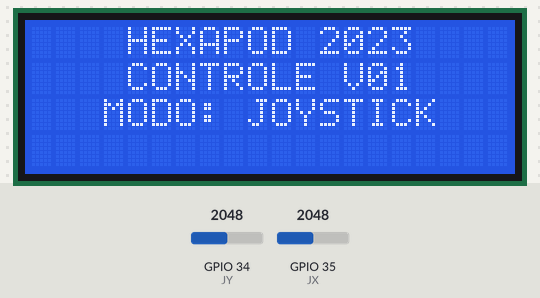
Bench run of a sketch on a simulated ESP32. On the bench: 20×4 character LCD. Inputs (shaded band) come from the test bench; at power-on: GPIO 34 (JY) = 2048, GPIO 35 (JX) = 2048. What the sketch prints to the serial monitor is not drawn.

Above: at 1.2 s.
1.3 s: GPIO 34 (JY) set to 2866
4.3 s: GPIO 35 (JX) set to 2670
7.3 s: GPIO 35 (JX) set to 2771
10.3 s: GPIO 34 (JY) set to 2773
11.8 s: GPIO 34 (JY) set to 2678
At 12.8 s:
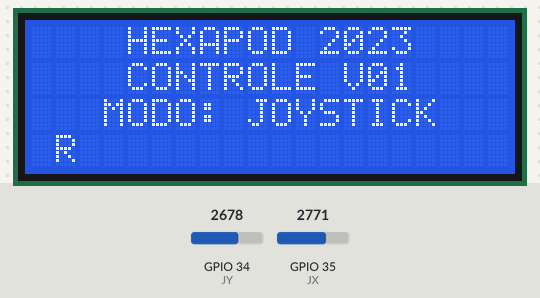
13.5 s: GPIO 35 (JX) set to 1228
Timing chart, 0 to 16.5 s (numbered marks = the images above; inputs shaded):
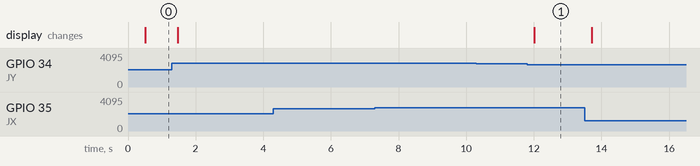

Measured:
- after the input at 11.8 s, the display: changes after 0.21 s (image 1)

The sketch:

hexapodTransmiter_wifi.ino
```cpp
#include <esp_now.h>
#include <WiFi.h>
#include <Wire.h>
#include <LiquidCrystal_I2C.h>


#define SDA 21 // ENTRADA SDA DO DISPLAY LCD
#define SCL 22 // ENTRADA SCL DO DISPLAY LCD

#define JX 35 // EIXO X DO JOYSTICK
#define JY 34 // EIXO Y DO JOYSTICK
#define JZ 39 // EIXO Z DO JOYSTICK


LiquidCrystal_I2C lcd(0x27, 20, 4);


uint8_t broadcastAddress[] = {0x0C, 0xB8, 0x15, 0xC2, 0x48, 0xDC};

typedef struct struct_message {
  char a;

} struct_message;


struct_message myData;

esp_now_peer_info_t peerInfo;

// callback when data is sent
void OnDataSent(const uint8_t *mac_addr, esp_now_send_status_t status) {
  Serial.print("\r\nLast Packet Send Status:\t");
  Serial.println(status == ESP_NOW_SEND_SUCCESS ? "Delivery Success" : "Delivery Fail");
}

void setup() {

  Serial.begin(115200);

  pinMode(JX, INPUT);
  pinMode(JY, INPUT);
  pinMode(JZ, INPUT);

  lcdStart();

  // Set device as a Wi-Fi Station
  WiFi.mode(WIFI_STA);

  // Init ESP-NOW
  if (esp_now_init() != ESP_OK) {
    Serial.println("Error initializing ESP-NOW");
    return;
  }


  esp_now_register_send_cb(OnDataSent);


  memcpy(peerInfo.peer_addr, broadcastAddress, 6);
  peerInfo.channel = 0;
  peerInfo.encrypt = false;

  if (esp_now_add_peer(&peerInfo) != ESP_OK){
    Serial.println("Failed to add peer");
    return;
  }
}

void loop() {

  lcdLoop();

  int joystick_x = analogRead(JX);
  int joystick_y = analogRead(JY);

  int mappingX = map(joystick_x, 0, 4095, 0, 3);
  int mappingY = map(joystick_y, 0, 4095, 0, 3);

  Serial.println("Valor de X: " + mappingX);
  Serial.println("Valor de Y: " + mappingY);
  Serial.println("Dado recebido: " + myData.a);

  joystickMoviment(mappingX, mappingY);

  //esp_err_t result = esp_now_send(broadcastAddress, (uint8_t *) &myData, sizeof(myData));


}

void joystickMoviment(int x, int y){

  if(x == 1 && y == 1){
    myData.a = ' ';
    esp_err_t result = esp_now_send(broadcastAddress, (uint8_t *) &myData, sizeof(myData));
  if (result == ESP_OK) {
      Serial.println("Sent with success");
    }
    else {
      Serial.println("Error sending the data");
    }
  }


  if(x < 1){
    myData.a = 'L';
    esp_err_t result = esp_now_send(broadcastAddress, (uint8_t *) &myData, sizeof(myData));
  if (result == ESP_OK) {
    Serial.println("Sent with success");
  }
  else {
    Serial.println("Error sending the data");
  }
 }
 if(x > 1){
    myData.a = 'R';
    esp_err_t result = esp_now_send(broadcastAddress, (uint8_t *) &myData, sizeof(myData));
  if (result == ESP_OK) {
    Serial.println("Sent with success");
  }else{
    Serial.println("Error sending the data");
  }
 }

  if(y > 1){
      myData.a = 'F';
      esp_err_t result = esp_now_send(broadcastAddress, (uint8_t *) &myData, sizeof(myData));
    if (result == ESP_OK) {
      Serial.println("Sent with success");
    }else{
      Serial.println("Error sending the data");
    }
  }
  if(y < 1){
    myData.a = 'B';
    esp_err_t result = esp_now_send(broadcastAddress, (uint8_t *) &myData, sizeof(myData));
   if (result == ESP_OK){
    Serial.println("Sent with success");
   }else{
    Serial.println("Error sending the data");
   }

  }


}
void lcdStart(){
  lcd.begin();
  lcd.backlight();
  lcd.clear();
  lcd.setCursor(4,1);
  lcd.print("HEXAPOD 2023");
  lcd.setCursor(4,2);
  lcd.print("CONTROLE V01");
  Serial.println("LCD Pronto!");
}

void lcdLoop(){
  lcd.begin();
  lcd.backlight();
  lcd.clear();
  lcd.setCursor(4,0);
  lcd.print("HEXAPOD 2023");
  lcd.setCursor(4,1);
  lcd.print("CONTROLE V01");
  lcd.setCursor(3,2);
  lcd.print("MODO: JOYSTICK");
  lcd.setCursor(1,3);
  lcd.print(myData.a);


}
```
